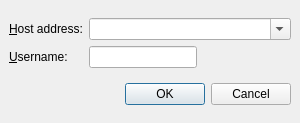
<ui version="4.0" >
 <class>JoinDialog</class>
 <widget class="QDialog" name="JoinDialog" >
  <property name="windowModality" >
   <enum>Qt::WindowModal</enum>
  </property>
  <property name="geometry" >
   <rect>
    <x>0</x>
    <y>0</y>
    <width>300</width>
    <height>123</height>
   </rect>
  </property>
  <property name="windowTitle" >
   <string>Join a session</string>
  </property>
  <layout class="QVBoxLayout" >
   <property name="spacing" >
    <number>6</number>
   </property>
   <property name="leftMargin" >
    <number>9</number>
   </property>
   <property name="topMargin" >
    <number>9</number>
   </property>
   <property name="rightMargin" >
    <number>9</number>
   </property>
   <property name="bottomMargin" >
    <number>9</number>
   </property>
   <item>
    <layout class="QGridLayout" >
     <property name="leftMargin" >
      <number>0</number>
     </property>
     <property name="topMargin" >
      <number>0</number>
     </property>
     <property name="rightMargin" >
      <number>0</number>
     </property>
     <property name="bottomMargin" >
      <number>0</number>
     </property>
     <property name="horizontalSpacing" >
      <number>6</number>
     </property>
     <property name="verticalSpacing" >
      <number>6</number>
     </property>
     <item row="1" column="0" >
      <widget class="QLabel" name="label_2" >
       <property name="text" >
        <string>&amp;Username:</string>
       </property>
       <property name="buddy" >
        <cstring>username</cstring>
       </property>
      </widget>
     </item>
     <item row="1" column="1" >
      <widget class="QLineEdit" name="username" >
       <property name="mandatoryfield" stdset="0" >
        <bool>true</bool>
       </property>
      </widget>
     </item>
     <item row="0" column="0" >
      <widget class="QLabel" name="label" >
       <property name="text" >
        <string>&amp;Host address:</string>
       </property>
       <property name="buddy" >
        <cstring>address</cstring>
       </property>
      </widget>
     </item>
     <item row="0" column="1" colspan="2" >
      <widget class="QComboBox" name="address" >
       <property name="editable" >
        <bool>true</bool>
       </property>
       <property name="maxCount" >
        <number>20</number>
       </property>
       <property name="insertPolicy" >
        <enum>QComboBox::InsertAtTop</enum>
       </property>
       <property name="mandatoryfield" stdset="0" >
        <bool>true</bool>
       </property>
      </widget>
     </item>
     <item row="1" column="2" >
      <spacer>
       <property name="orientation" >
        <enum>Qt::Horizontal</enum>
       </property>
       <property name="sizeHint" >
        <size>
         <width>40</width>
         <height>20</height>
        </size>
       </property>
      </spacer>
     </item>
    </layout>
   </item>
   <item>
    <widget class="QDialogButtonBox" name="buttons" >
     <property name="orientation" >
      <enum>Qt::Horizontal</enum>
     </property>
     <property name="standardButtons" >
      <set>QDialogButtonBox::Cancel|QDialogButtonBox::NoButton|QDialogButtonBox::Ok</set>
     </property>
    </widget>
   </item>
  </layout>
 </widget>
 <tabstops>
  <tabstop>address</tabstop>
  <tabstop>username</tabstop>
  <tabstop>buttons</tabstop>
 </tabstops>
 <resources/>
 <connections>
  <connection>
   <sender>buttons</sender>
   <signal>accepted()</signal>
   <receiver>JoinDialog</receiver>
   <slot>accept()</slot>
   <hints>
    <hint type="sourcelabel" >
     <x>248</x>
     <y>254</y>
    </hint>
    <hint type="destinationlabel" >
     <x>157</x>
     <y>274</y>
    </hint>
   </hints>
  </connection>
  <connection>
   <sender>buttons</sender>
   <signal>rejected()</signal>
   <receiver>JoinDialog</receiver>
   <slot>reject()</slot>
   <hints>
    <hint type="sourcelabel" >
     <x>316</x>
     <y>260</y>
    </hint>
    <hint type="destinationlabel" >
     <x>286</x>
     <y>274</y>
    </hint>
   </hints>
  </connection>
 </connections>
</ui>
